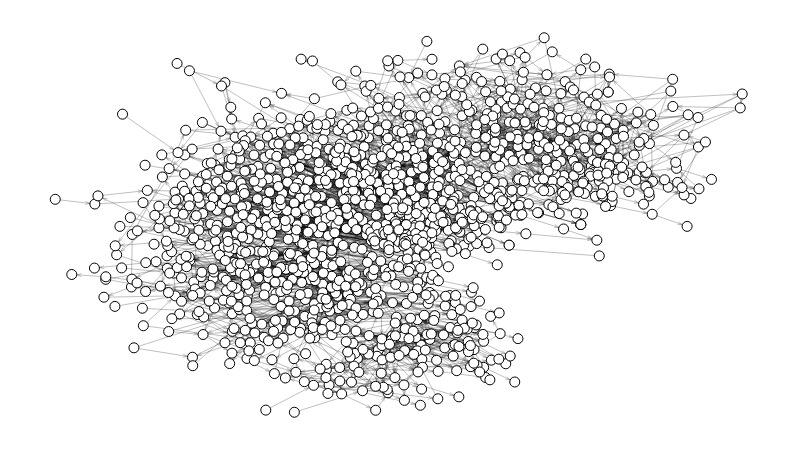

Source (notebook cell):
### Code cell
g.set_all_nodes(size=10, labpos='hover')
g.set_all_edges(color=(0, 0, 0, 0.25))
g.move("kamada_kawai")
g.draw()

### Figure 1 — Plotly figure (JSON) as saved in the notebook; plotly's stock layout.template omitted (floating-point values rounded to 4 significant figures; data arrays with more than 128 entries replaced by an {"elided": "..."} marker saying what was removed)
{"data": [{"hoverinfo": "none", "line": {"color": "rgb(127, 127, 127)", "dash": "solid", "width": 0}, "mode": "lines", "type": "scatter", "x": [0.4857, 0.4857, null, 0, 1, null], "y": [0, 1, null, 0.5245, 0.5245, null]}, {"hoverinfo": "none", "line": {"color": "rgba(0, 0, 0, 0.25)", "dash": "solid", "width": 1}, "mode": "lines", "type": "scatter", "x": {"elided": "35766 float values"}, "y": {"elided": "35766 float values"}}, {"hoverinfo": "text", "marker": {"color": "rgb(255, 255, 255)", "line": {"color": "rgb(0, 0, 0)", "width": 1}, "size": 10, "symbol": "circle"}, "mode": "markers", "text": {"elided": "1475 str values"}, "textfont": {"color": "rgb(0, 0, 0)"}, "textposition": "middle center", "type": "scatter", "x": {"elided": "1475 float values"}, "y": {"elided": "1475 float values"}}, {"hoverinfo": "none", "mode": "text", "text": [], "textfont": {"color": "rgb(255, 255, 255)"}, "textposition": "middle center", "type": "scatter", "x": [], "y": []}, {"hoverinfo": "none", "mode": "text", "text": {"elided": "1475 null values"}, "textfont": {"color": "rgb(0, 0, 0)"}, "textposition": "middle center", "type": "scatter", "x": {"elided": "1475 float values"}, "y": {"elided": "1475 float values"}}, {"hoverinfo": "none", "mode": "text", "text": {"elided": "3994 null values"}, "textfont": {"color": "rgb(0, 0, 0)"}, "textposition": "middle center", "type": "scatter", "x": {"elided": "3994 float values"}, "y": {"elided": "3994 float values"}}, {"hoverinfo": "none", "marker": {"color": "rgba(255, 255, 255, 0)", "line": {"color": "rgba(255, 255, 255, 0)", "width": 0}, "size": 0, "symbol": "circle"}, "mode": "markers", "type": "scatter", "x": [0.5, 0, 1, 0.5], "y": [0, 0.5, 0.5, 1]}], "layout": {"height": 450, "hovermode": "closest", "margin": {"b": 10, "l": 10, "r": 10, "t": 10}, "plot_bgcolor": "rgb(255, 255, 255)", "showlegend": false, "width": 800, "xaxis": {"fixedrange": true, "showgrid": false, "showticklabels": false, "zeroline": false}, "yaxis": {"fixedrange": true, "showgrid": false, "showticklabels": false, "zeroline": false}}}
